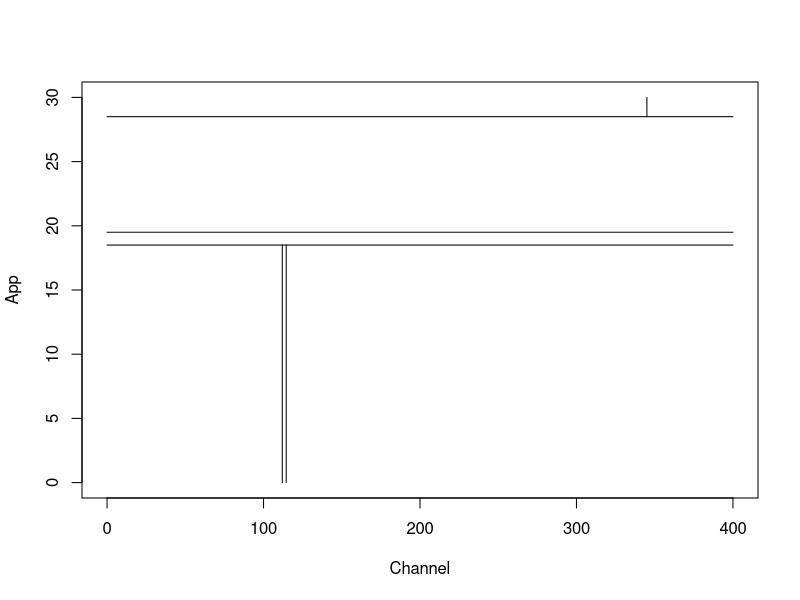

Reproduce this figure in R.
par(xpd = NA)
plot(NA, NA, type = "n", xlim = c(0, 400), ylim = c(0, 30), xlab = "Channel", ylab = "App")



lines(x = c(0, 400), y = c(18.5, 18.5))
lines(x = c(0, 400), y = c(19.5, 19.5))
lines(x = c(0, 400), y = c(28.5, 28.5))
lines(x = c(114.5, 114.5), y = c(0, 18.5))
lines(x = c(112, 112), y = c(0, 18.5))
lines(x = c(345, 345), y = c(28.5, 30))



